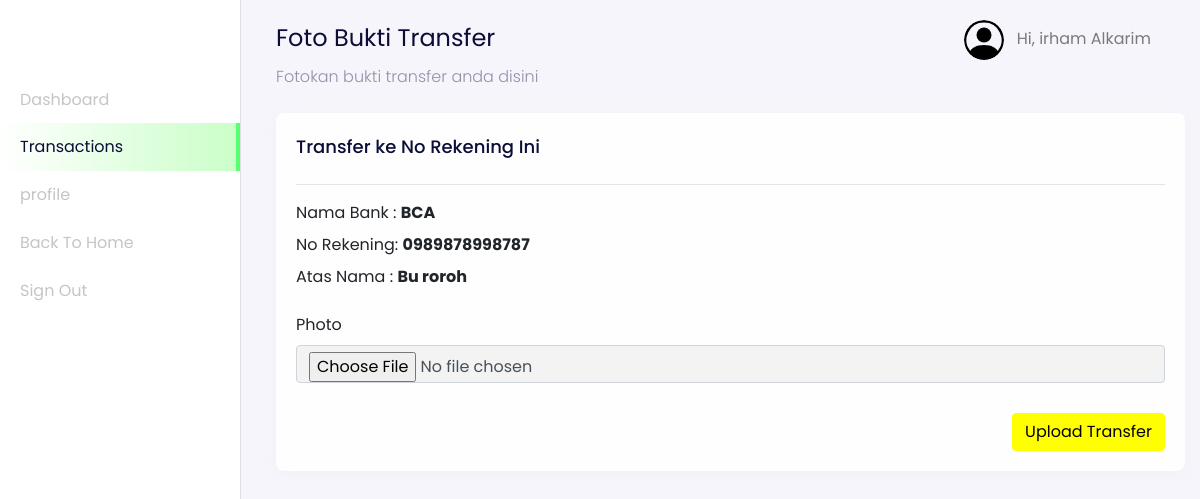
Screenshot of /user/index.php?page=transfer&id=17 (signed in) with the database file from the repository.
### tables this page shows
CREATE TABLE `users` (
  `id_user` int(11) NOT NULL AUTO_INCREMENT,
  `name` varchar(255) NOT NULL,
  `email` varchar(255) NOT NULL,
  `password` varchar(255) NOT NULL,
  `address` text DEFAULT NULL,
  `phone_number` varchar(255) NOT NULL,
  `postal_code` varchar(191) NOT NULL,
  `roles` varchar(255) NOT NULL,
  PRIMARY KEY (`id_user`),
  UNIQUE KEY `email` (`email`)
);

CREATE TABLE `transactions` (
  `id_transaction` int(11) NOT NULL AUTO_INCREMENT,
  `user_id` int(11) NOT NULL,
  `total_price` int(11) NOT NULL,
  `city` varchar(255) NOT NULL,
  `rekening_id` int(11) NOT NULL,
  `transaction_status` varchar(255) NOT NULL,
  `weight_total` int(11) NOT NULL,
  `delivered` int(11) NOT NULL,
  `photo_transaction` varchar(255) NOT NULL,
  `code` varchar(255) NOT NULL,
  `receiver` varchar(255) NOT NULL,
  `time_arrived` timestamp NULL DEFAULT NULL,
  `created_at` timestamp NOT NULL DEFAULT current_timestamp(),
  PRIMARY KEY (`id_transaction`)
);

CREATE TABLE `rekening_numbers` (
  `id_rekening` int(11) NOT NULL AUTO_INCREMENT,
  `bank_name` varchar(255) NOT NULL,
  `number` varchar(255) NOT NULL,
  `rekening_name` varchar(255) NOT NULL,
  PRIMARY KEY (`id_rekening`)
);

### config/config.php (called while the page is built, shortened)
<?php
$host = 'localhost';
$user = 'root';
$password = '';
$dbname = 'dbEcake';
$conn = mysqli_connect($host, $user, $password, $dbname);
function query($query)
{
    global $conn;
    $result = mysqli_query($conn, $query);
    $rows = [];
    while ($row = mysqli_fetch_assoc($result)) {
        $rows[] = $row;
    }
    return $rows;
}
?>

### user/transaction/dashboard-user-transfer.php (the view, shortened to what this page needs)
<nav
  class="navbar navbar-expand-lg navbar-light navbar-store fixed-top"
  data-aos="fade-down"
>
  <div class="container-fluid">
    <div class="collpase navbar-collapse" id="navbarResponsive">
      <ul class="navbar-nav d-none d-lg-flex ml-auto">
        <li class="nav-item dropdown">
          <a
            href="#"
            class="nav-link"
            id="navbarDropdown"
            role="button"
            data-toggle="dropdown"
          >
            <img
              src="../assets/images/person-circle.svg"
              alt="profile"
              height="40px"
              class="rounded-circle mr-2 profile-picture"
            />
            <?php
              $id_user = $_SESSION['user'];
              $user = query("SELECT * FROM users WHERE id_user = $id_user")[0];
            ?>
            Hi, <?= $user["name"]; ?>
          </a>
        </li>
      </ul>
    </div>
  </div>
</nav>
<div class="section-content section-dashboard-home" data-aos="fade-up">
  <div class="container-fluid">
    <div class="dashboard-heading">
      <h2 class="dashboard-title">Foto Bukti Transfer</h2>
      <p class="dashboard-subtitle">Fotokan bukti transfer anda disini</p>
    </div>
    <div class="dashboard-content">
      <div class="row mt-4">
        <div class="col-12">
          <div class="card">
            <div class="card-body">
              <div class="row">
                <?php
                  $id_transaction = $_GET["id"];
                  $transaction = query("SELECT * FROM transactions INNER JOIN rekening_numbers ON transactions.rekening_id = rekening_numbers.id_rekening WHERE id_transaction = $id_transaction")[0];
                ?>
                <div class="col-12">
                  <h5 class="mb-4">Transfer ke No Rekening Ini</h5>
                  <hr>
                  <div class="mb-2">
                    Nama Bank : <strong><?= $transaction["bank_name"]; ?></strong>
                  </div>
                  <div class="mb-2">
                    No Rekening: <strong><?= $transaction["number"]; ?></strong>
                  </div>
                  <div class="mb-2">
                    Atas Nama : <strong><?= $transaction["rekening_name"]; ?></strong>
                  </div>
                </div>
              </div>
              <div class="row mt-3">
                <div class="col-12">
                <form action="" method="POST" enctype="multipart/form-data">
                  <div class="form-group">
                    <label for="photo">Photo</label>
                    <input type="file" name="photo" id="photo" class="form-control">
                  </div>
                  <div class="text-right mt-4">
                    <button type="submit" class="btn btn-success" name="uploadTransfer">Upload Transfer</button>
                  </div>
                </form>
                </div>
              </div>
            </div>
          </div>
        </div>
      </div>
    </div>
  </div>
</div>

### rows the page displays
users: name "irham Alkarim"
transactions: rekening_numbers.bank_name "BCA", rekening_numbers.number "0989878998787", rekening_numbers.rekening_name "Bu roroh"
